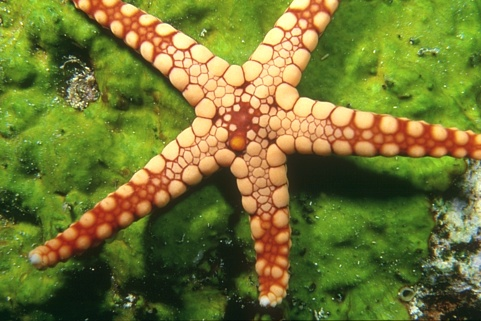
%> input picture image/testimg.jpg, 481 x 321 px
$ octave solveTCPCP.m   (GNU Octave 9; MATLAB toolbox functions it lacks are replaced by stand-ins)
%> lines starting %> are read from the running program, lines starting %| are printed output that depends on the picture
### tcpcp.m
function [P,Q,obj,err,iter] = tcpcp(dim,g,GM,GM2,lambda,opts)

% Tensor Compressive Principal Component Pursuit Algomrith
%
% Description: to solve Tensor Compressive Principal Component Analysis
% based on Tensor Nuclear Norm problem by ADMM
%
% min_{L,S} ||L||_*+lambda*||S||_1, s.t. P_G(L+S)=P_G(L+S),
%
% where M is the original matrix,
%       P_G is sampling based on Guassian Measurement.
%
% ---------------------------------------------
% Input:
%       X       -    d1*d2*d3 tensor
%       lambda  -    >0, parameter
%       opts    -    Structure value in Matlab. The fields are
%           opts.tol        -   termination tolerance
%           opts.max_iter   -   maximum number of iterations
%           opts.mu         -   stepsize for dual variable updating in ADMM
%           opts.max_mu     -   maximum stepsize
%           opts.rho        -   rho>=1, ratio used to increase mu
%           opts.DEBUG      -   0 or 1
%
% Output:
%       L       -    d1*d2*d3 tensor
%       S       -    d1*d2*d3 tensor
%       obj     -    objective function value
%       err     -    residual
%       iter    -    number of iterations

tol         = 1e-10;
max_iter    = 500;
rho         = 1.05;
mu          = 0.001;
max_mu      = 1e10;
penalty     = 0.005;
DEBUG       = 0;
muOnly      = 1;

if ~exist('opts', 'var')
    opts = [];
end
if isfield(opts, 'tol');         tol = opts.tol;              end
if isfield(opts, 'max_iter');    max_iter = opts.max_iter;    end
if isfield(opts, 'rho');         rho = opts.rho;              end
if isfield(opts, 'mu');          mu = opts.mu;                end
if isfield(opts, 'max_mu');      max_mu = opts.max_mu;        end
if isfield(opts, 'penalty');     penalty = opts.penalty;      end
if isfield(opts, 'DEBUG');       DEBUG = opts.DEBUG;          end
if isfield(opts, 'muOnly');      muOnly = opts.muOnly;          end

X = reshape(GM\g,dim);%
L = X;
S = zeros(dim);
P = L;
Q = S;
Z1 = zeros(dim);
Z2 = zeros(dim);
Z3 = zeros(size(g));
m = prod(dim);

iter = 0;
for iter = 1 : max_iter
    Pk = P; Qk = Q;
    % update P
    [P,tnnP] = prox_tnn(X-S+Z1/mu,1/mu);
    % update Q
    Q = prox_l1(X-L+Z2/mu,lambda/mu);
    % update L
    if muOnly==1
        [ll,~] = cgs((GM2+eye(m)),(GM'*g+P(:)-Z1(:)/mu-GM2*S(:)-GM'*Z3/mu),1e-6,200);
    else
        [ll,~] = cgs((penalty*GM2+mu*eye(m)),(penalty*GM'*g+mu*P(:)-Z1(:)-penalty*GM2*S(:)),1e-6,200);
    end
    L = reshape(ll,dim);
    % update S
    if muOnly==1
        [ss,~] = cgs((GM2+eye(m)),(GM'*g+Q(:)-Z2(:)/mu-GM2*L(:)-GM'*Z3/mu),1e-6,200);
    else
        [ss,~] = cgs((penalty*GM2+mu*eye(m)),(penalty*GM'*g+mu*Q(:)-Z2(:)-penalty*GM2*L(:)),1e-6,200);
    end
    S = reshape(ss,dim);
    % dual update difference
    dZ1 = L-P;
    dZ2 = S-Q;
    if muOnly==1
        dZ3 = GM*(L(:)+S(:))-g;
    else
        dZ3 = Z3;
    end
    chgP = max(abs(Pk(:)-P(:)));
    chgQ = max(abs(Qk(:)-Q(:)));
    chg = max([ chgP chgQ max(abs(dZ1(:))) max(abs(dZ2(:))) max(abs(dZ3(:)))]);
    if DEBUG
        if iter == 1 || mod(iter, 10) == 0
            obj = tnnP+lambda*norm(Q(:),1);
            err = norm(dZ1(:))+norm(dZ2(:))+norm(dZ3(:));
            disp(['iter ' num2str(iter) ', mu=' num2str(mu) ...
                    ', obj=' num2str(obj) ', err=' num2str(err)...
                    ', norm(Z1)=' num2str(norm(abs(Z1(:)))) ', norm(Z2)=' num2str(norm(abs(Z2(:))))...
                    ', norm(P)=' num2str(norm(abs(P(:)))) ', norm(Q)=' num2str(norm(abs(Q(:))))...
                    ', norm(L)=' num2str(norm(abs(L(:)))) ', norm(S)=' num2str(norm(abs(S(:))))]);
        end
    end

    if chg < tol
        break;
    end
    % dual update Z1
    Z1 = Z1 + mu*dZ1;
    % dual update Z2
    Z2 = Z2 + mu*dZ2;
    if muOnly==1
        Z3 = Z3 + mu*dZ3;
    end
    X = L+S;
    mu = min(rho*mu,max_mu);
end
obj = tnnP+lambda*norm(S(:),1);
err = norm(dZ1(:))+norm(dZ2(:))+norm(dZ3(:));

### solveTCPCP.m
addpath(genpath(cd))
clear
% read image
I = double(imread('./image/testimg.jpg'));
X = I/255;
X = X(21:50,21:50,:);
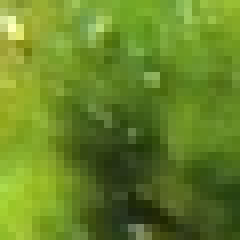
%> X: size 30x30x3 double (shown 8 times larger); mean R, G, B 0.403, 0.519, 0.153
dim = size(X);
%> dim = [30 30 3]
% Noise on X
Xn = X;
%rng(0)
%ind = find(rand(numel(X),1)<0.01);
seed = 0916;
rand('state',seed);
Xn = X+1.5*rand(size(X)).*(rand(size(X))<0.02);
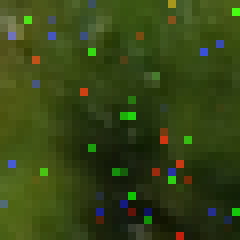
%> Xn: size 30x30x3 double (shown 8 times larger); mean R, G, B 0.416, 0.537, 0.17; drawn with min black and max white

observeNoise = 0; % 1 for "add noise", 0 for "no noise" on observations
lambda = 1/sqrt(max(dim(1:2))*dim(3)) % lambda in "||L||_* + \lambda ||S||_1"
%> lambda = 0.105

%opts.mu = 0.1;
opts.tol = 1e-6;
%opts.rho = 1.1;
opts.max_iter = 500;
opts.DEBUG = 1;
%opts.penalty = 1e4;

%% Sampling

% q: int, the number of sampled obeservations
q = floor(0.8*numel(Xn));
%> q = 2160
% Gauss sampling matrix GM
GM = randn(q,numel(Xn));
GM2 = GM'*GM;
g = GM*Xn(:); % sample
%> g = 2160 values, max 79.78 at index 225, min -72.82 at index 74, mean 0.096
% Noise on sampling observations
if observeNoise == 1
    %g = g+ones(q,1).*(0.01*max(abs(g))*normrnd(0,1,[q,1]));
    ind = find(rand(numel(g),1)<0.3);
    g(ind) = rand(length(ind),1);
end
%imshow(reshape(pinv(GM'*GM)*GM'*g,dim))
%% slove TCPCP

tic
[L, S, obj, err, iter] = tcpcp(dim,g,GM,GM2,lambda,opts);
%> (the run ends here)
